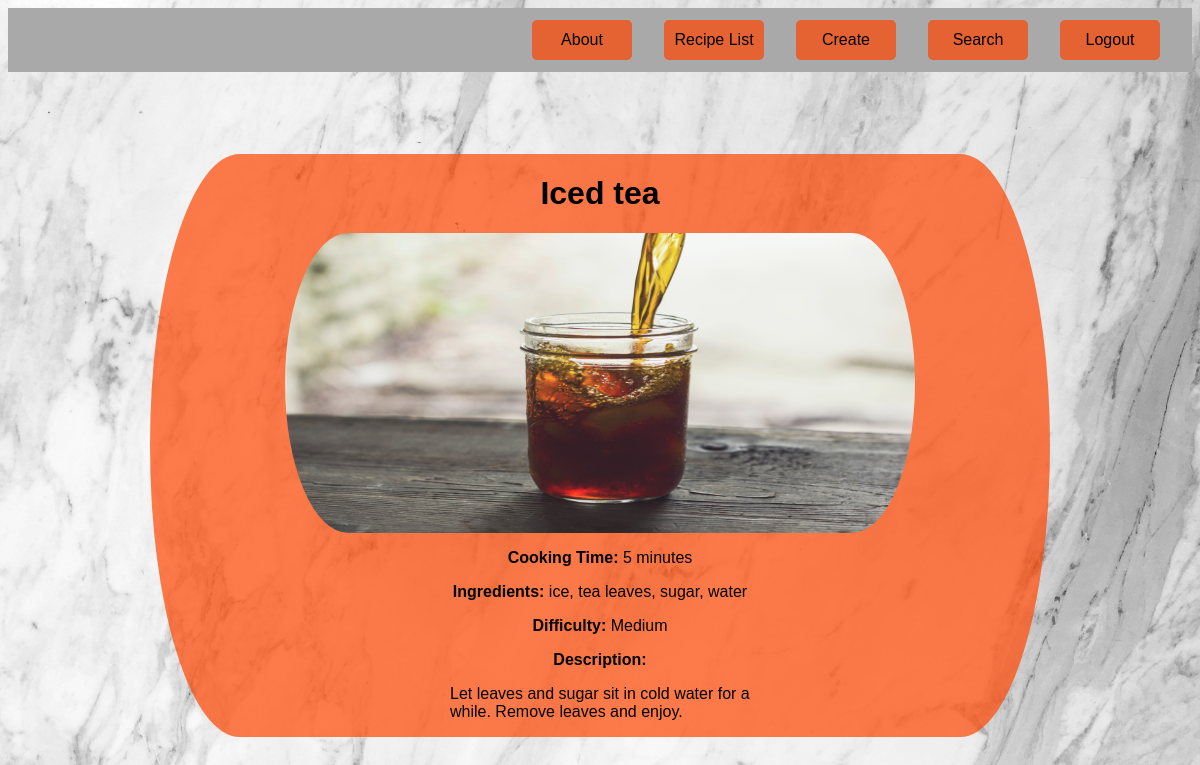
/list/3 (signed in), run on the app's committed database.
### recipes/models.py (models this page shows, shortened)
class Recipe(models.Model):
    name = models.CharField(max_length=120)
    cooking_time = models.IntegerField(help_text="in minutes")
    ingredients = models.CharField(
        max_length=400, help_text="Ingredients must be seperated by commas"
    )
    difficulty = models.CharField(max_length=20)
    description = models.TextField(max_length=600, help_text="600 character limit")
    pic = models.ImageField(upload_to="recipes", default="empty_bowl.jpg")

### recipes/views.py (the view)
# urls.py: path("list/<pk>", RecipeDetailView.as_view(), name="detail"),
class RecipeDetailView(LoginRequiredMixin, DetailView):
    model = Recipe
    template_name = "recipes/recipes_detail.html"

### recipes/templates/recipes/recipes_detail.html (shortened to what this page needs)
{% load static %}
<!DOCTYPE html>
<html>
	<body>
		<nav class="nav_bar">
			<a
				class="button nav_button"
				href="{% url 'recipes:about' %}"
				style="font-size: 1em"
				>About</a
			>
			<a
				class="button nav_button"
				href="{% url 'recipes:list' %}"
				style="font-size: 1em"
				>Recipe List</a
			>
			<a
				class="button nav_button"
				href="{% url 'recipes:create' %}"
				style="font-size: 1em"
				>Create</a
			>
			<a
				class="button nav_button"
				href="{% url 'recipes:search' %}"
				style="font-size: 1em"
				>Search</a
			>
			<a
				class="button nav_button"
				href="{% url 'success' %}"
				style="font-size: 1em"
				>Logout</a
			>
		</nav>
		<div class="detail_container">
			<h1>{{object.name}}</h1>
			<img
				src="{{object.pic.url}}"
				height="300"
			/>
			<p style="margin-top: 16px"><b>Cooking Time: </b> {{object.cooking_time}} minutes</p>
			<p><b>Ingredients: </b> {{object.ingredients}}</p>
			<p><b>Difficulty: </b> {{object.difficulty}}</p>
			<b style="margin: 8px">Description: </b>
			<p style="margin-bottom: 16px; max-width: 300px">{{object.description}}</p>
		</div>
	</body>
</html>

### data on the page
Recipe: name "Iced tea", pic (picture), cooking_time "5", ingredients "ice, tea leaves, sugar, water", difficulty "Medium", description "Let leaves and sugar sit in cold water for a while. Remove leaves and enjoy."
